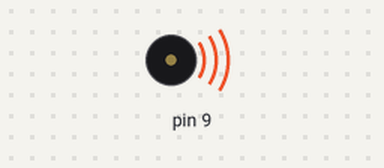
A sketch run on a simulated Arduino Uno, built with avr-gcc and run on an emulated ATmega328P. Parts: buzzer (waves = sounding).

Above: at 0.1 s.
At 11.3 s:
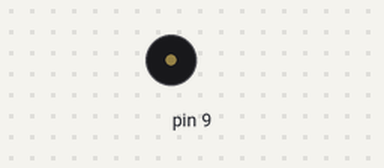
Timing chart, 0 to 12.8 s (numbered marks = the images above):
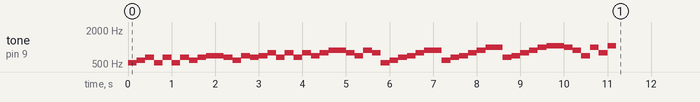

The sketch:

PiezoSpeaker.ino
```cpp
enum piano{
  DO = 523,
  RE = 587,
  MI = 659,
  FA = 698,
  SOL = 784,
  RA = 880,
  SI = 988,
  DO2 = 1047
};

int melody[] = {
  DO, RE, MI, DO, MI, DO, MI,
  RE, MI, FA, FA, MI, RE, FA,
  MI, FA, SOL, MI, SOL, MI, SOL,
  FA, SOL, RA, RA, SOL, FA, RA,
  SOL, DO, RE, MI, FA, SOL, RA,
  RA, RE, MI, FA, SOL, RA, SI,
  SI, MI, FA, SOL, RA, SI, DO2,
  DO2, SI, RA, FA, SI, SOL, DO2
};

void setup() {
  // put your setup code here, to run once:
  for( int i =0; i<sizeof(melody)/sizeof(int);i++){
    tone(9,melody[i],200);
    delay(200);
    noTone(9);
  }
}

void loop() {
  // put your main code here, to run repeatedly:
  /*
  아날로그로 소리 내기
  analogWrite(pzo,64);
  delay(250);
  analogWrite(pzo,128);
  delay(250);
  analogWrite(pzo,255);
  delay(250);
  */
}
```
